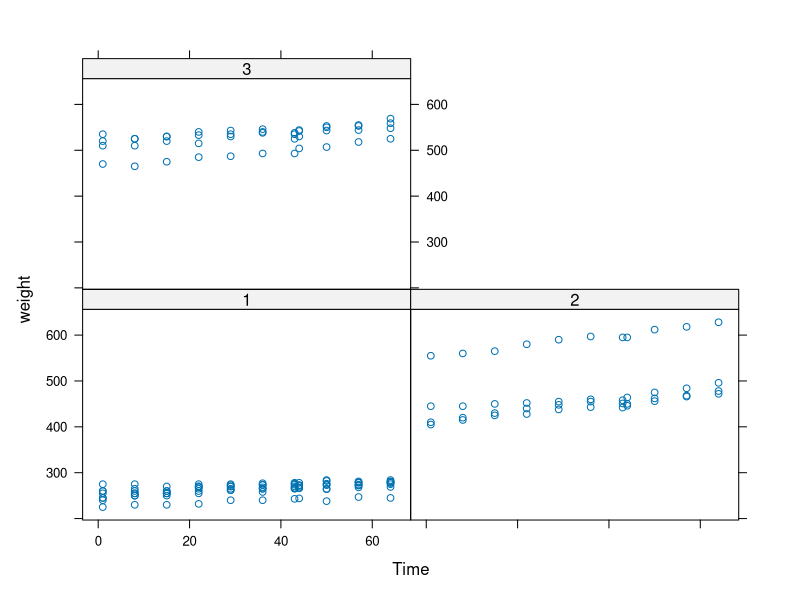
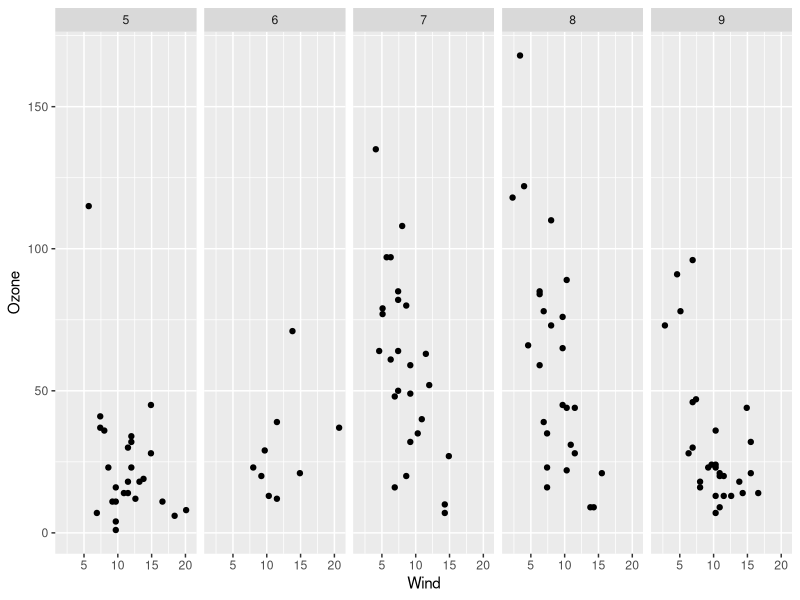

Generate these figures, in order, with R:
## ---- chunk 1

library(nlme)
library(lattice)

head(BodyWeight)
xyplot(weight ~ Time | Diet, BodyWeight)  
  
  
## ---- chunk 2
library(datasets)
library(ggplot2)
data(airquality)

head(airquality)
?lpoints

airquality = transform(airquality, Month = factor(Month))
qplot(Wind, Ozone, data = airquality, facets = . ~ Month)


